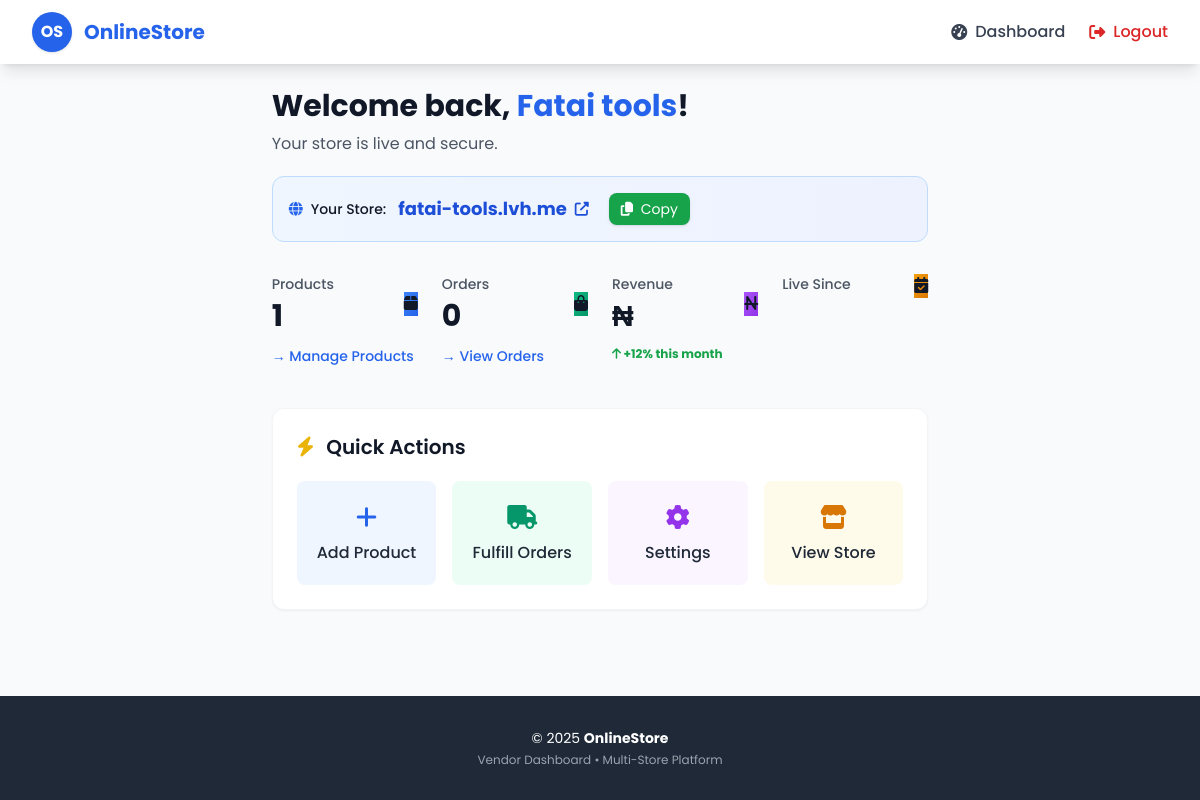
Screenshot of /dashboard/ (signed in) with the database file from the repository.
### vendors/models.py (models this page shows, shortened)
class Vendor(models.Model):
    user = models.OneToOneField(User, on_delete=models.CASCADE)
    store_name = models.CharField(max_length=100, unique=True)
    slug = models.SlugField(unique=True, blank=True)
    description = models.TextField(blank=True, null=True)
    phone_number = models.CharField(max_length=20, blank=True, null=True)
    whatsapp_number = models.CharField(max_length=20, blank=True, null=True)
    instagram = models.URLField(blank=True, null=True)
    facebook = models.URLField(blank=True, null=True)
    logo = models.ImageField(upload_to='vendor_logos/', blank=True, null=True)
    date_created = models.DateTimeField(auto_now_add=True)

### vendors/views.py (the view, shortened to what this page needs)
# urls.py: path('dashboard/', views.vendor_dashboard, name='vendor_dashboard'),
@login_required
def vendor_dashboard(request):
    if not hasattr(request.user, 'vendor'):
        messages.error(request, "Access denied.")
        return redirect('vendors:vendor_signup')
    vendor = request.user.vendor
    response = render(request, "vendors/dashboard.html", {"vendor": vendor})
    response['Cache-Control'] = 'no-cache, no-store, must-revalidate'
    response['Pragma'] = 'no-cache'
    response['Expires'] = '0'
    return response

### templates/vendors/dashboard.html (shortened to what this page needs)
{% extends "base.html" %}
{% load static %}
{% block extra_css %}
<link rel="stylesheet" href="https://cdnjs.cloudflare.com/ajax/libs/font-awesome/6.5.0/css/all.min.css">
{% endblock %}
{% block content %}
<div class="mb-8">
    <h1 class="text-3xl font-bold text-gray-900">
        Welcome back, <span class="text-blue-600">{{ vendor.store_name }}</span>!
    </h1>
    <p class="text-gray-600 mt-2">Your store is live and secure.</p>
    <div class="mt-5 p-4 bg-gradient-to-r from-blue-50 to-indigo-50 rounded-xl border border-blue-200">
        <div class="flex flex-wrap items-center gap-3">
            <div class="flex items-center text-sm">
                <i class="fas fa-globe text-blue-600 mr-2"></i>
                <span class="font-medium">Your Store:</span>
            </div>
            <a href="http://{{ vendor.slug }}.lvh.me:8000" target="_blank"
               class="text-lg font-bold text-blue-700 hover:underline flex items-center">
                {{ vendor.slug }}.lvh.me
                <i class="fas fa-external-link-alt ml-2 text-sm"></i>
            </a>
            <button onclick="copyStoreUrl()"
                    class="ml-2 px-3 py-1.5 bg-green-600 hover:bg-green-700 text-white text-sm rounded-lg transition shadow">
                <i class="fas fa-copy mr-1"></i> Copy
            </button>
        </div>
    </div>
</div>
<div class="grid grid-cols-1 sm:grid-cols-2 lg:grid-cols-4 gap-6 mb-10">
    <div class="stat-card">
        <div class="flex items-center justify-between">
            <div>
                <p class="text-sm font-medium text-gray-600">Products</p>
                <p class="text-3xl font-bold text-gray-900 mt-1">{{ vendor.products.count }}</p>
            </div>
            <div class="stat-icon bg-gradient-to-br from-blue-500 to-blue-600">
                <i class="fas fa-box"></i>
            </div>
        </div>
        <a href="{% url 'vendors:vendor_products' %}" class="text-blue-600 text-sm font-medium mt-3 inline-block hover:underline">
            → Manage Products
        </a>
    </div>
    <div class="stat-card">
        <div class="flex items-center justify-between">
            <div>
                <p class="text-sm font-medium text-gray-600">Orders</p>
                <p class="text-3xl font-bold text-gray-900 mt-1">{{ vendor.orders.count|default:"0" }}</p>
            </div>
            <div class="stat-icon bg-gradient-to-br from-emerald-500 to-emerald-600">
                <i class="fas fa-shopping-bag"></i>
            </div>
        </div>
        <a href="{% url 'vendors:vendor_orders' %}" class="text-blue-600 text-sm font-medium mt-3 inline-block hover:underline">
            → View Orders
        </a>
    </div>
    <div class="stat-card">
        <div class="flex items-center justify-between">
            <div>
                <p class="text-sm font-medium text-gray-600">Revenue</p>
                <p class="text-3xl font-bold text-gray-900 mt-1">₦{{ vendor.total_revenue|floatformat:2 }}</p>
            </div>
            <div class="stat-icon bg-gradient-to-br from-purple-500 to-purple-600">
                <i class="fas fa-naira-sign"></i>
            </div>
        </div>
        <p class="text-green-600 text-xs font-bold mt-3">
            <i class="fas fa-arrow-up"></i> +12% this month
        </p>
    </div>
    <div class="stat-card">
        <div class="flex items-center justify-between">
            <div>
                <p class="text-sm font-medium text-gray-600">Live Since</p>
            </div>
            <div class="stat-icon bg-gradient-to-br from-amber-500 to-amber-600">
                <i class="fas fa-calendar-check"></i>
            </div>
        </div>
    </div>
</div>
<div class="bg-white rounded-xl shadow-sm border border-gray-100 p-6">
    <h2 class="text-xl font-semibold text-gray-900 mb-5 flex items-center">
        <i class="fas fa-bolt text-yellow-500 mr-3"></i> Quick Actions
    </h2>
    <div class="grid grid-cols-1 sm:grid-cols-2 lg:grid-cols-4 gap-4">
        <a href="{% url 'vendors:vendor_products' %}"
           class="p-5 bg-blue-50 hover:bg-blue-100 rounded-lg transition text-center">
            <i class="fas fa-plus text-2xl text-blue-600 mb-2"></i>
            <p class="font-medium text-gray-800">Add Product</p>
        </a>
        <a href="{% url 'vendors:vendor_orders' %}"
           class="p-5 bg-emerald-50 hover:bg-emerald-100 rounded-lg transition text-center">
            <i class="fas fa-truck text-2xl text-emerald-600 mb-2"></i>
            <p class="font-medium text-gray-800">Fulfill Orders</p>
        </a>
        <a href="{% url 'vendors:vendor_profile' %}"
           class="p-5 bg-purple-50 hover:bg-purple-100 rounded-lg transition text-center">
            <i class="fas fa-cog text-2xl text-purple-600 mb-2"></i>
            <p class="font-medium text-gray-800">Settings</p>
        </a>
        <a href="http://{{ vendor.slug }}.lvh.me:8000" target="_blank"
           class="p-5 bg-amber-50 hover:bg-amber-100 rounded-lg transition text-center">
            <i class="fas fa-store text-2xl text-amber-600 mb-2"></i>
            <p class="font-medium text-gray-800">View Store</p>
        </a>
    </div>
</div>
{% endblock %}

### templates/vendors/dashboard.html (style rules this page uses)
.stat-card { @apply bg-white rounded-xl shadow-sm border border-gray-100 p-6 transition-all hover:shadow-lg hover:-translate-y-1; }
.stat-icon { @apply w-12 h-12 rounded-lg flex items-center justify-center text-white text-xl shadow-md; }

### rows the page displays
Vendor: store_name "Fatai tools", slug "fatai-tools", products.count "1", orders.count "0"

### other values shown
{{ request.vendor.store_name|slice:":2"|upper|default:"OS" }} "OS"
{{ request.vendor.store_name|default:"OnlineStore" }} "OnlineStore"
{{ year|default:"2025" }} "2025"
